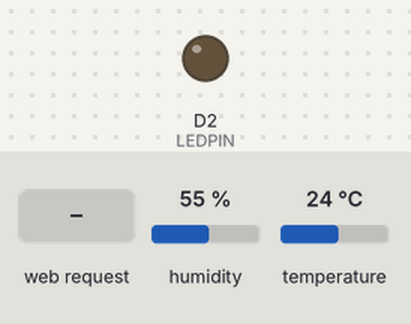
Bench run of a sketch on a simulated ESP8266 (NodeMCU). On the bench: output pins drawn as LEDs (lit = HIGH). The test bench sets the inputs (shaded band); at power-on: humidity 55 %, temperature 24 °C. WiFi joins after 1.5 s; servers stay silent unless stated; what the sketch prints to the serial monitor is not drawn.

Above: at 2.8 s.
2.9 s: HTTP request GET /ledOn received
At 3.5 s:
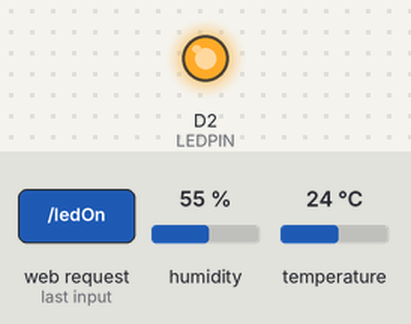
4.4 s: HTTP request GET /ledOff received
At 5.0 s:
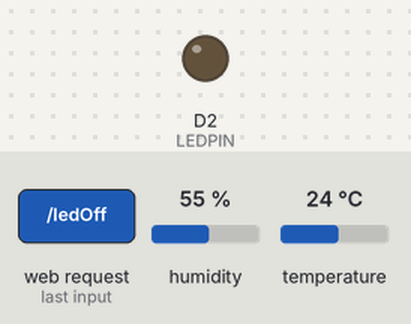
Timing chart, 0 to 7.4 s (numbered marks = the images above; inputs shaded):
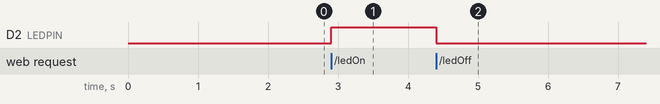

The sketch:

wifiLED.ino
```cpp
#include <ESP8266WiFi.h>
#include "DHT.h"
#define DHTPIN D1
#define LEDPIN D2
#define DHTTYPE DHT11
DHT dht(DHTPIN, DHTTYPE);

const char* ssid = "201312405";
const char* password = "like1111";
WiFiServer server(80);

void setup() {
  Serial.begin(115200); delay(100);
  Serial.println();
  Serial.print("CONNECTING TO ");
  Serial.println(ssid);
  WiFi.begin(ssid, password);
  dht.begin();

  while(WiFi.status() != WL_CONNECTED){
  delay(500); Serial.print(".");
  }
  Serial.println();
  Serial.println("Wifi connected!");

  server.begin();
  Serial.println("HTTP server started");
  Serial.print("Use this URL : ");
  Serial.print(WiFi.localIP());
  Serial.print("/");
  Serial.println("");
  pinMode(LEDPIN, OUTPUT);
  }


void LedOnOff(String req, WiFiClient client){
  if(req.indexOf("/ledOn") != -1){
    digitalWrite(LEDPIN, HIGH);
    Serial.println("LED ON");
    Serial.println("#######");
    client.flush();
  } else if(req.indexOf("/ledOff") != -1){
    digitalWrite(LEDPIN, LOW);
    Serial.println("LED OFF");
    Serial.println("#######");
    client.flush();
  }else{
    Serial.println(req);
  }
}


void loop() {
  WiFiClient client = server.available();

  if(!client){
    return;
  }

  Serial.println("new client");

  while(!client.available()){
    delay(1);
  }

  String request = client.readStringUntil('\r');
  LedOnOff(request, client);

  float h = dht.readHumidity();
  float t = dht.readTemperature();

  client.println("HTTP/1.1 200 OK");
  client.println("Content-Type: text/html");
  client.println("Connection: clolse");
  client.println("");
  client.println("<!DOCTYPE HTML>");
  client.println("<html>");
  client.println("<meta http-equiv=\"refresh\"content=\"5\">");
  client.println("<body>");
  client.println("Hello NodeMCU World <br>");
  client.println("Temperature : ");
  client.println(t);
  client.println("<br>");
  client.println("Humidity (%): ");
  client.println(h);
  client.println("<br>");
  client.println("<a href=/ledOn><button>LED ON</button></a>");
  client.println("<a href=/ledOff><button>LED OFF</button></a>");
  client.println("</body>");
  client.println("</html>");
}
```

Measured:
- after the input at 2.9 s, D2 (LEDPIN): LOW → HIGH at once
- after the input at 4.4 s, D2 (LEDPIN): HIGH → LOW at once
